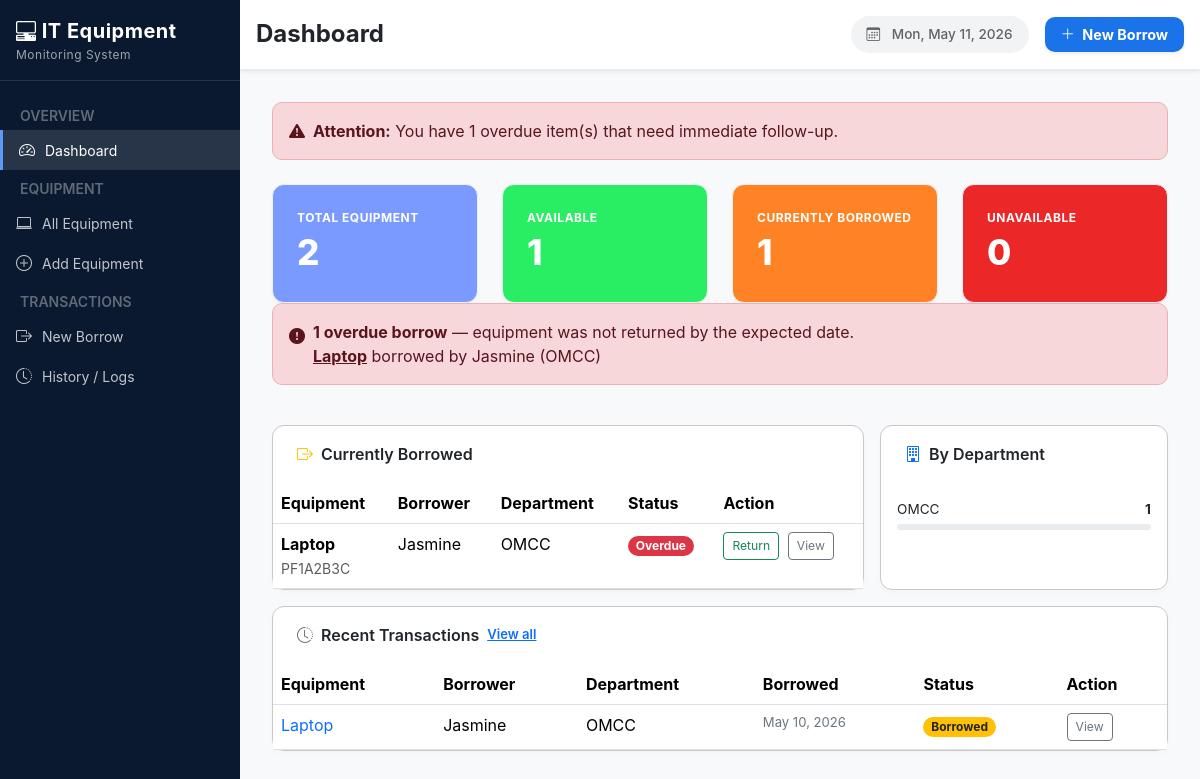
Before: / with the older database file.
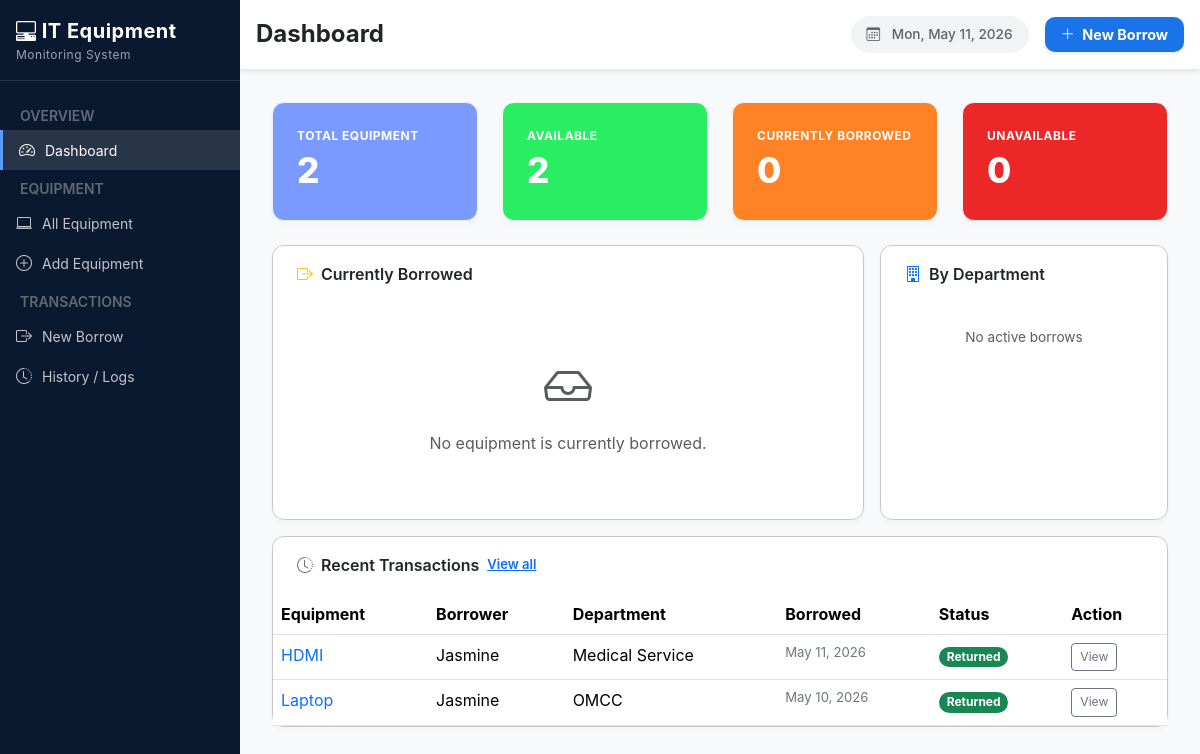
After: the same page with the newer database file.
### ems/models.py (models this page shows, shortened)
class BorrowTransaction(models.Model):
    STATUS_CHOICES = [
        ('ongoing',   'Ongoing'),
        ('returned',  'Returned'),
    ]
    equipment = models.ForeignKey(Equipment, on_delete=models.CASCADE, related_name='transactions')
    borrower_name = models.CharField(max_length=150)
    department = models.ForeignKey('Department', on_delete=models.SET_NULL, null=True, blank=True)
    purpose = models.TextField()
    released_by = models.CharField(max_length=150)
    date_borrowed = models.DateTimeField(default=timezone.now)
    expected_return = models.DateTimeField(null=True, blank=True)
    status = models.CharField(max_length=20, choices=STATUS_CHOICES, default='ongoing')
    date_returned = models.DateTimeField(null=True, blank=True)
    returned_by = models.CharField(max_length=150, blank=True)
    received_by = models.CharField(max_length=150, blank=True)
    return_notes = models.TextField(blank=True)
    created_at = models.DateTimeField(auto_now_add=True)
    class Meta:
        ordering = ['-date_borrowed']
    @property
    def is_overdue(self):
        from django.utils import timezone
        if self.status == 'ongoing' and self.expected_return < timezone.now():
            return True
        return False

class Equipment(models.Model):
    STATUS_CHOICES = [
        ('available', 'Available'),
        ('borrowed',  'Borrowed'),
        ('unavailable', 'Not Available'),
    ]
    name = models.CharField(max_length=100)
    serial_number = models.CharField(max_length=100, unique=True)
    category = models.CharField(max_length=100, blank=True)
    status = models.CharField(max_length=20, choices=STATUS_CHOICES, default='available')
    description = models.TextField(blank=True)
    added_at = models.DateTimeField(auto_now_add=True)

class Department(models.Model):
    name = models.CharField(max_length=100, unique=True)
    def __str__(self):
        return self.name

### ems/views.py (the view)
# urls.py: path('', views.dashboard, name='dashboard'),
def dashboard(request):
    equipments = Equipment.objects.all()
    total_equipment = equipments.count()
    available = equipments.filter(status='available').count()
    borrowed = equipments.filter(status='borrowed').count()
    unavailable = equipments.filter(status='unavailable').count()
    ongoing_txns = (BorrowTransaction.objects
        .filter(status='ongoing')
        .select_related('equipment', 'department')
        .order_by('expected_return'))
    overdue = [t for t in ongoing_txns if t.is_overdue]
    recent_txns = (BorrowTransaction.objects
        .select_related('equipment', 'department')
        .order_by('-date_borrowed')[:8])
    dept_stats = (BorrowTransaction.objects
        .filter(status='ongoing')
        .values('department__name')
        .annotate(count=Count('id'))
        .order_by('-count'))
    return render(request, 'ems/dashboard.html', {
        'total_equipment': total_equipment,
        'available': available,
        'borrowed': borrowed,
        'unavailable': unavailable,
        'ongoing_txns': ongoing_txns,
        'recent_txns': recent_txns,
        'overdue': overdue,
        'dept_stats': dept_stats,
    })

### ems/templates/ems/dashboard.html (shortened to what the changed rows need)
{% extends 'ems/base.html' %}
{% block content %}
{% if overdue %}
<div class="alert alert-danger d-flex align-items-center mb-4" role="alert" style="border-radius: 10px;">
    <i class="bi bi-exclamation-triangle-fill me-2"></i>
    <div>
        <strong>Attention:</strong> You have {{ overdue|length }} overdue item(s) that need immediate follow-up.
    </div>
</div>
{% endif %}
<div class="row g-4">
    <div class="col-md-3">
        <div class="stat-card card-available" style="background-color: #29ed63;">
            <div>
                <div class="stat-label">Available</div>
                <div class="stat-value">{{ available|default:"0" }}</div>
            </div>
        </div>
    </div>
    <div class="col-md-3">
        <div class="stat-card card-borrowed" style="background-color: #ff8324;">
            <div>
                <div class="stat-label">Currently Borrowed</div>
                <div class="stat-value">{{ borrowed|default:"0" }}</div>
            </div>
        </div>
    </div>
</div>
{% if overdue %}
<div class="alert alert-danger d-flex align-items-start gap-2 mb-4" style="border-radius:10px;">
    <i class="bi bi-exclamation-circle-fill mt-1"></i>
    <div>
        <strong>{{ overdue|length }} overdue borrow{{ overdue|length|pluralize }}</strong> — equipment was not returned by the expected date.
        {% for t in overdue %}<br><a href="{% url 'transaction_detail' t.pk %}" class="alert-link">{{ t.equipment.name }}</a> borrowed by {{ t.borrower_name }} ({{ t.department }}){% endfor %}
    </div>
</div>
{% endif %}
<div class="row g-3 mt-2">
    <div class="col-lg-8">
        <div class="table-card">
            {% if ongoing_txns %}
            <table class="table table-hover mb-0">
                <thead><tr>
                    <th>Equipment</th>
                    <th>Borrower</th>
                    <th>Department</th>
                    <th>Status</th>
                    <th>Action</th>
                </tr></thead>
                <tbody>
                    {% for t in ongoing_txns %}
                    <tr>
                        <td>
                            <strong>{{ t.equipment.name }}</strong><br>
                            <small class="text-muted">{{ t.equipment.serial_number }}</small>
                        </td>
                        <td>{{ t.borrower_name }}</td>
                        <td>{{ t.department.name }}</td>
                        <td>
                            {% if t.is_overdue %}
                            <span class="badge badge-overdue rounded-pill" style="background-color: #dc3545; color: #fff;">Overdue</span>
                            {% elif t.expected_return %}
                            {% else %}
                            <span class="text-muted">—</span>
                            {% endif %}
                        </td>
                        <td>
                            <a href="{% url 'borrow_return' t.pk %}" class="btn btn-sm btn-outline-success" style="font-size:.76rem;">Return</a>
                            <a href="{% url 'transaction_detail' t.pk %}" class="btn btn-sm btn-outline-secondary ms-1" style="font-size:.76rem;">View</a>
                        </td>
                    </tr>
                    {% endfor %}
                </tbody>
            </table>
            {% else %}
            <div class="text-center py-5">
                <i class="bi bi-inbox text-muted" style="font-size: 3rem;"></i>
                <p class="text-muted mt-2">No equipment is currently borrowed.</p>
            </div>
            {% endif %}
        </div>
    </div>
    <div class="col-lg-4">
        <div class="table-card h-100">
            <div class="tc-head">
                <span><i class="bi bi-building me-2 text-primary"></i>By Department</span>
            </div>
            {% if dept_stats %}
            <div class="p-3">
                {% for d in dept_stats %}
                <div class="mb-3">
                    <div class="d-flex justify-content-between mb-1">
                        <span style="font-size:.85rem;">{{ d.department__name|default:"Unknown" }}</span>
                        <strong style="font-size:.85rem;">{{ d.count }}</strong>
                    </div>
                    <div class="progress" style="height:6px;border-radius:10px;">
                        <div class="progress-bar" style="width:{% widthratio d.count borrowed 100 %}%;background:var(--blue-mid);border-radius:10px;"></div>
                    </div>
                </div>
                {% endfor %}
            </div>
            {% else %}
            <div class="text-center py-4 text-muted" style="font-size:.85rem;">No active borrows</div>
            {% endif %}
            </div>
        </div>
    </div>
    <div class="table-card mt-3">
        <table class="table table-hover mb-0">
            <thead><tr>
                <th>Equipment</th>
                <th>Borrower</th>
                <th>Department</th>
                <th>Borrowed</th>
                <th>Status</th>
                <th>Action</th>
            </tr></thead>
            <tbody>
                {% for t in recent_txns %}
                <tr>
                    <td><a href="{% url 'transaction_detail' t.pk %}" class="text-decoration-none fw-500">{{ t.equipment.name }}</a></td>
                    <td>{{ t.borrower_name }}</td>
                    <td>{{ t.department.name }}</td>
                    <td style="font-size:.82rem;color:#6c757d;">{{ t.date_borrowed|date:"M d, Y" }}</td>
                    <td>
                        {% if t.status == 'ongoing' %}
                            <span class="badge bg-warning text-dark rounded-pill">Borrowed</span>
                        {% elif t.status == 'returned' %}
                            <span class="badge bg-success rounded-pill">Returned</span>
                        {% else %}
                            <span class="badge bg-danger rounded-pill">{{ t.get_status_display }}</span>
                        {% endif %}
                    </td>
                    <td>
                        <a href="{% url 'transaction_detail' t.pk %}" class="btn btn-sm btn-outline-secondary" style="font-size:.76rem;">View</a>
                    </td>
                </tr>
                {% endfor %}
            </tbody>
        </table>
    </div>
</div>
{% endblock %}

Changed rows visible on the page:
no longer on this page (row unchanged): Department: department__name "OMCC", count "1"
no longer on one of the page's lists (row edited): BorrowTransaction: equipment.name "Laptop", borrower_name "Jasmine", department "OMCC", equipment.serial_number "PF1A2B3C", department.name "OMCC"
added BorrowTransaction: equipment.name "HDMI", borrower_name "Jasmine", department.name "Medical Service", date_borrowed "May 11, 2026", status "Returned", shown under "Dashboard"
changed BorrowTransaction "May 10, 2026": status "Borrowed" → "Returned"
Other visible differences:
{{ available|default:"0" }}: "1" → "2"
{{ borrowed|default:"0" }}: "1" → "0"
{{ overdue|length }}: "1" → (not shown)
text no longer shown: "Attention: You have overdue item(s) that need immediate follow-up. overdue borrow — equipment was not returned by the expected date. Equipment Borrower Department Status Action"
text now shown: "No equipment is currently borrowed. No active borrows"
